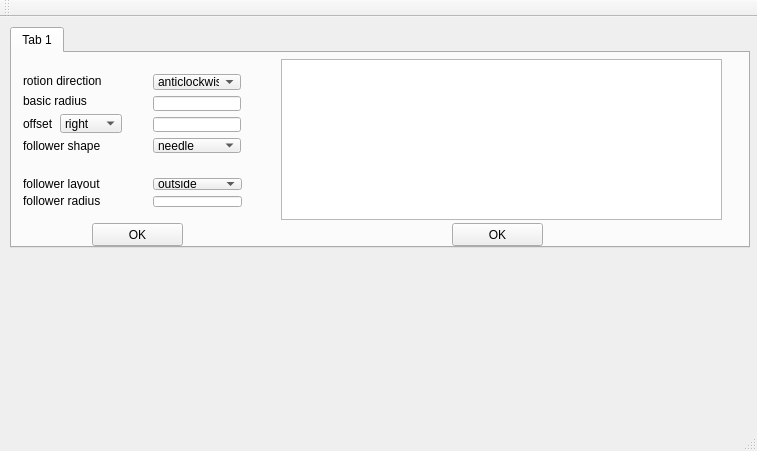
<?xml version="1.0" encoding="UTF-8"?>
<ui version="4.0">
 <class>MainWindow</class>
 <widget class="QMainWindow" name="MainWindow">
  <property name="geometry">
   <rect>
    <x>0</x>
    <y>0</y>
    <width>757</width>
    <height>451</height>
   </rect>
  </property>
  <property name="windowTitle">
   <string>CamDesign</string>
  </property>
  <property name="windowIcon">
   <iconset>
    <normalon>cam.ico</normalon>
   </iconset>
  </property>
  <widget class="QWidget" name="centralWidget">
   <widget class="Figure" name="widget" native="true">
    <property name="geometry">
     <rect>
      <x>10</x>
      <y>240</y>
      <width>740</width>
      <height>171</height>
     </rect>
    </property>
   </widget>
   <widget class="QTabWidget" name="tabWidget">
    <property name="geometry">
     <rect>
      <x>10</x>
      <y>10</y>
      <width>740</width>
      <height>221</height>
     </rect>
    </property>
    <property name="currentIndex">
     <number>0</number>
    </property>
    <widget class="QWidget" name="platemovecam">
     <property name="styleSheet">
      <string notr="true"/>
     </property>
     <attribute name="title">
      <string>Tab 1</string>
     </attribute>
     <widget class="InputTable" name="tableWidget">
      <property name="geometry">
       <rect>
        <x>269</x>
        <y>6</y>
        <width>441</width>
        <height>161</height>
       </rect>
      </property>
     </widget>
     <widget class="QPushButton" name="PMCokButton">
      <property name="geometry">
       <rect>
        <x>80</x>
        <y>170</y>
        <width>91</width>
        <height>23</height>
       </rect>
      </property>
      <property name="text">
       <string>OK</string>
      </property>
     </widget>
     <widget class="QWidget" name="verticalLayoutWidget">
      <property name="geometry">
       <rect>
        <x>0</x>
        <y>10</y>
        <width>121</width>
        <height>101</height>
       </rect>
      </property>
      <layout class="QVBoxLayout" name="verticalLayout_2">
       <item>
        <widget class="QLabel" name="label_2">
         <property name="text">
          <string>rotion direction</string>
         </property>
        </widget>
       </item>
       <item>
        <widget class="QLabel" name="label">
         <property name="text">
          <string>basic radius</string>
         </property>
        </widget>
       </item>
       <item>
        <layout class="QHBoxLayout" name="horizontalLayout_5">
         <item>
          <widget class="QLabel" name="label_3">
           <property name="text">
            <string>offset</string>
           </property>
          </widget>
         </item>
         <item>
          <widget class="QComboBox" name="PMCoffsetComboBox">
           <item>
            <property name="text">
             <string>right</string>
            </property>
           </item>
           <item>
            <property name="text">
             <string>left</string>
            </property>
           </item>
           <item>
            <property name="text">
             <string>middle</string>
            </property>
           </item>
          </widget>
         </item>
        </layout>
       </item>
       <item>
        <widget class="QLabel" name="label_4">
         <property name="text">
          <string>follower shape</string>
         </property>
        </widget>
       </item>
      </layout>
     </widget>
     <widget class="QWidget" name="verticalLayoutWidget_2">
      <property name="geometry">
       <rect>
        <x>130</x>
        <y>10</y>
        <width>110</width>
        <height>101</height>
       </rect>
      </property>
      <layout class="QVBoxLayout" name="verticalLayout_3">
       <item>
        <widget class="QComboBox" name="PMCRotionDirectionComboBox">
         <item>
          <property name="text">
           <string>anticlockwise</string>
          </property>
         </item>
         <item>
          <property name="text">
           <string>clockwise</string>
          </property>
         </item>
        </widget>
       </item>
       <item>
        <widget class="QLineEdit" name="PMCbasicRadiusEdit"/>
       </item>
       <item>
        <widget class="QLineEdit" name="PMCoffsetEdit"/>
       </item>
       <item>
        <widget class="QComboBox" name="PMCfollowerShapeComboBox">
         <item>
          <property name="text">
           <string>needle</string>
          </property>
         </item>
         <item>
          <property name="text">
           <string>roller</string>
          </property>
         </item>
         <item>
          <property name="text">
           <string>plate</string>
          </property>
         </item>
        </widget>
       </item>
      </layout>
     </widget>
     <widget class="QWidget" name="verticalLayoutWidget_4">
      <property name="geometry">
       <rect>
        <x>130</x>
        <y>114</y>
        <width>111</width>
        <height>51</height>
       </rect>
      </property>
      <layout class="QVBoxLayout" name="verticalLayout_5">
       <item>
        <widget class="QComboBox" name="PMCfollowerLayoutComboBox">
         <item>
          <property name="text">
           <string>outside</string>
          </property>
         </item>
         <item>
          <property name="text">
           <string>inside</string>
          </property>
         </item>
         <item>
          <property name="text">
           <string>embedded</string>
          </property>
         </item>
        </widget>
       </item>
       <item>
        <widget class="QLineEdit" name="PMCfollowerRadiusEdit"/>
       </item>
      </layout>
     </widget>
     <widget class="QWidget" name="verticalLayoutWidget_3">
      <property name="geometry">
       <rect>
        <x>0</x>
        <y>114</y>
        <width>121</width>
        <height>50</height>
       </rect>
      </property>
      <layout class="QVBoxLayout" name="verticalLayout_4">
       <item>
        <widget class="QLabel" name="PMCfollowerLayoutLabel">
         <property name="text">
          <string>follower layout</string>
         </property>
        </widget>
       </item>
       <item>
        <widget class="QLabel" name="PMCfollowerRadiusLabel">
         <property name="text">
          <string>follower radius</string>
         </property>
        </widget>
       </item>
      </layout>
     </widget>
     <widget class="QPushButton" name="drawButton">
      <property name="geometry">
       <rect>
        <x>440</x>
        <y>170</y>
        <width>91</width>
        <height>23</height>
       </rect>
      </property>
      <property name="text">
       <string>OK</string>
      </property>
     </widget>
    </widget>
   </widget>
  </widget>
  <widget class="QMenuBar" name="menuBar">
   <property name="geometry">
    <rect>
     <x>0</x>
     <y>0</y>
     <width>757</width>
     <height>23</height>
    </rect>
   </property>
  </widget>
  <widget class="QToolBar" name="mainToolBar">
   <attribute name="toolBarArea">
    <enum>TopToolBarArea</enum>
   </attribute>
   <attribute name="toolBarBreak">
    <bool>false</bool>
   </attribute>
  </widget>
  <widget class="QStatusBar" name="statusBar"/>
 </widget>
 <layoutdefault spacing="6" margin="11"/>
 <customwidgets>
  <customwidget>
   <class>InputTable</class>
   <extends>QTableWidget</extends>
   <header>inputtable.h</header>
  </customwidget>
  <customwidget>
   <class>Figure</class>
   <extends>QWidget</extends>
   <header location="global">figure.h</header>
   <container>1</container>
  </customwidget>
 </customwidgets>
 <resources/>
 <connections>
  <connection>
   <sender>PMCfollowerShapeComboBox</sender>
   <signal>activated(QString)</signal>
   <receiver>MainWindow</receiver>
   <slot>showFollowerRadius(QString)</slot>
   <hints>
    <hint type="sourcelabel">
     <x>200</x>
     <y>165</y>
    </hint>
    <hint type="destinationlabel">
     <x>195</x>
     <y>49</y>
    </hint>
   </hints>
  </connection>
  <connection>
   <sender>PMCokButton</sender>
   <signal>clicked()</signal>
   <receiver>MainWindow</receiver>
   <slot>inputOkButton()</slot>
   <hints>
    <hint type="sourcelabel">
     <x>148</x>
     <y>250</y>
    </hint>
    <hint type="destinationlabel">
     <x>220</x>
     <y>269</y>
    </hint>
   </hints>
  </connection>
  <connection>
   <sender>PMCoffsetComboBox</sender>
   <signal>activated(QString)</signal>
   <receiver>MainWindow</receiver>
   <slot>forbidOffsetEdit(QString)</slot>
   <hints>
    <hint type="sourcelabel">
     <x>83</x>
     <y>135</y>
    </hint>
    <hint type="destinationlabel">
     <x>4</x>
     <y>135</y>
    </hint>
   </hints>
  </connection>
  <connection>
   <sender>drawButton</sender>
   <signal>clicked()</signal>
   <receiver>MainWindow</receiver>
   <slot>plotDistanceDiagramm()</slot>
   <hints>
    <hint type="sourcelabel">
     <x>487</x>
     <y>246</y>
    </hint>
    <hint type="destinationlabel">
     <x>646</x>
     <y>248</y>
    </hint>
   </hints>
  </connection>
 </connections>
 <slots>
  <slot>inputOkButton()</slot>
  <slot>showFollowerRadius(QString)</slot>
  <slot>forbidOffsetEdit(QString)</slot>
  <slot>plotDistanceDiagramm()</slot>
 </slots>
</ui>
